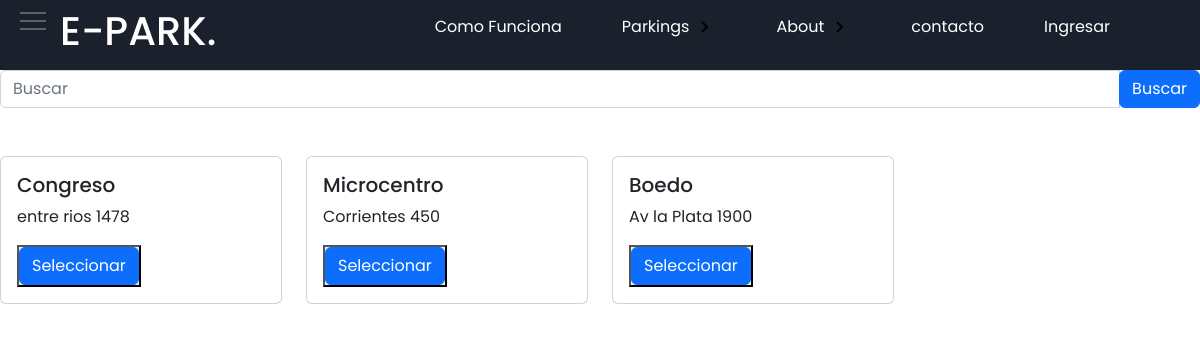
Screenshot of /parking/parkings with the database file from the repository.
### parking/models.py (models this page shows, shortened)
class Parking(models.Model):
    title = models.CharField(max_length=50)
    address  = models.TextField()
    price_hour = models.DecimalField(max_digits=10, decimal_places=2, default=0.0)
    price_day = models.DecimalField(max_digits=10, decimal_places=2, default=0.0)
    price_week = models.DecimalField(max_digits=10, decimal_places=2, default=0.0)
    price_year = models.DecimalField(max_digits=10, decimal_places=2, default=0.0)
    stock =  models.IntegerField()
    avalaible = models.BooleanField(default=True)
    slug = models.SlugField(null=False, blank=False, unique=True)
    created_at = models.DateTimeField(auto_now_add=True)
    """
        MODIFICADO POR SIGNALS
    def save(self, *args, **kwargs):
        # Guarda el slug
        self.slug = slugify(self.title)
        super(Parking, self).save(*args, **kwargs)"""

### parking/views.py (the view)
# urls.py: path("parking/parkings", ParkingListView.as_view(), name="parking"),
class ParkingListView(ListView):
    template_name = 'parking/parkings.html'
    queryset = Parking.objects.all()
    def get_context_data(self, **kwargs):
        context = super().get_context_data(**kwargs)
        context['parkings'] = context['object_list']
        return context

### parking/templates/parking/parkings.html
{% extends 'base.html' %}
    {% block content %}
    <div class="row">
        {% include 'parking/snippets/search.html' %}
        {% for parking in object_list %}
        <div class="col-3 mt-5">
            {% include 'parking/snippets/parking.html' %}
        </div>
        {% endfor %}
    </div>
    {% endblock %}

### parking/templates/parking/snippets/parking.html
<div class="card h-100">
    <div class="card-body">
        <h5 class="card-title">{{ parking.title }} </h5>
        <p class="card-ted">{{ parking.address }} </p>
        <button><a href="" class="btn btn-primary">Seleccionar</a></button>
    </div>
</div>

### static/css/styles.css (style rules this page uses)
* { margin: 0; padding: 0; box-sizing: border-box; }
body { font-family: 'Poppins', sans-serif; }

### rows the page displays
Parking: title "Congreso", address "entre rios 1478"
Parking: title "Microcentro", address "Corrientes 450"
Parking: title "Boedo", address "Av la Plata 1900"
